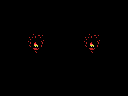

Tiled map render using the project's own tile images. Description and the whole map definition, tile-layer contents included, below:
An orthogonal 16x12 tile map with 8x8 px tiles, 1 tile layer (Tile Layer 1).

<map version="1.0" orientation="orthogonal" renderorder="right-down" width="16" height="12" tilewidth="8" tileheight="8" nextobjectid="1">
 <tileset firstgid="1" name="tiles" tilewidth="8" tileheight="8" tilecount="256" columns="16">
  <image source="tiles.png" width="128" height="128" />
 </tileset>
 <layer name="Tile Layer 1" width="16" height="12">
  <data encoding="csv">
1,1,1,1,1,1,1,1,1,1,1,1,1,1,1,1,
1,1,1,1,1,1,1,1,1,1,1,1,1,1,1,1,
1,1,1,1,1,1,1,1,1,1,1,1,1,1,1,1,
1,1,1,1,1,1,1,1,1,1,1,1,1,1,1,1,
1,1,1,97,102,103,1,1,1,1,97,102,103,1,1,1,
1,1,1,98,99,114,1,1,1,1,98,99,114,1,1,1,
1,1,1,1,130,1,1,1,1,1,1,130,1,1,1,1,
1,1,1,1,1,1,1,1,1,1,1,1,1,1,1,1,
1,1,1,1,1,1,1,1,1,1,1,1,1,1,1,1,
1,1,1,1,1,1,1,1,1,1,1,1,1,1,1,1,
1,1,1,1,1,1,1,1,1,1,1,1,1,1,1,1,
1,1,1,1,1,1,1,1,1,1,1,1,1,1,1,1
</data>
 </layer>
</map>
